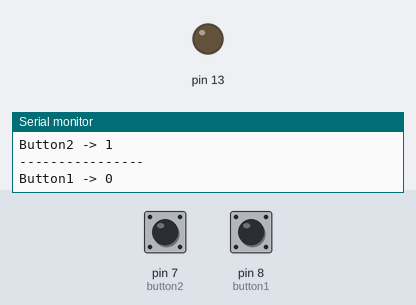
The sketch below on a simulated Arduino Uno, built with avr-gcc and run on an emulated ATmega328P. On the bench: output pins drawn as LEDs (lit = HIGH), the last lines printed to the serial monitor. The inputs (shaded band) are chosen by the test bench; at power-on: pin 8 (button1) LOW, pin 7 (button2) HIGH.

Above: at 1.2 s.
1.3 s: pin 8 (button1) pulled HIGH for 0.15 s
At 2.4 s:
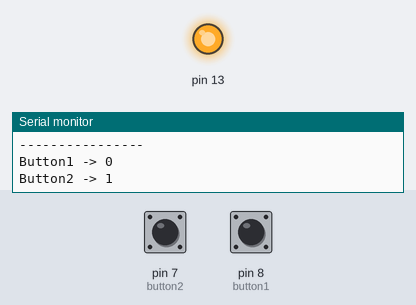
2.9 s: pin 7 (button2) pulled LOW for 0.15 s
At 4.1 s:
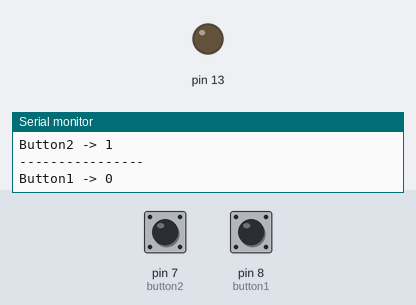
4.5 s: pin 7 (button2) pulled LOW for 1 s
8.5 s: pin 8 (button1) pulled HIGH for 1 s
At 9.9 s:
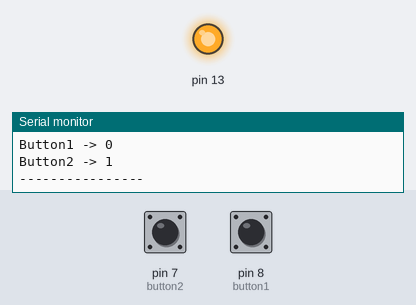
11.0 s: pin 7 (button2) pulled LOW for 3.2 s
At 11.5 s:
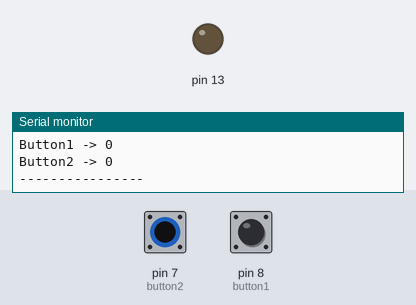
Timing chart, 0 to 14.0 s (numbered marks = the images above; inputs shaded):
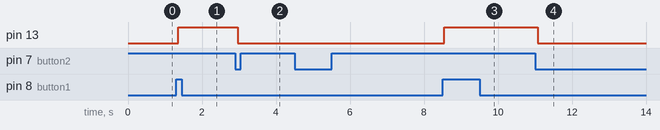

Measured:
- after the input at 1.3 s, pin 13: LOW → HIGH after 0.06 s
- after the input at 2.9 s, pin 13: HIGH → LOW after 0.07 s
- after the input at 8.5 s, pin 13: LOW → HIGH at once
- after the input at 11.0 s, pin 13: HIGH → LOW after 0.07 s

The sketch:

Rising_and_Falling_Edge.ino
```cpp
int button1 = 8;
int button2 = 7;

void setup()
{
  Serial.begin(9600);

  pinMode(button1, INPUT);
  pinMode(button2, INPUT);
  pinMode(13,OUTPUT);
}

void loop()
{
  bool button1State = digitalRead(button1);
  bool button2State = digitalRead(button2);

  Serial.print("Button1 -> ");
  Serial.println(button1State);

  Serial.print("Button2 -> ");
  Serial.println(button2State);

  Serial.println("----------------");

  if(digitalRead(button1) == 1 && button1State == false)
  {
    Serial.println("Detecded rising edge at button1!");
	digitalWrite(13,HIGH);
  }

  if(digitalRead(button2) == 0 && button2State == true)
  {
    Serial.println("Detecded falling edge at button2!");
	digitalWrite(13,LOW);
  }


}
```
